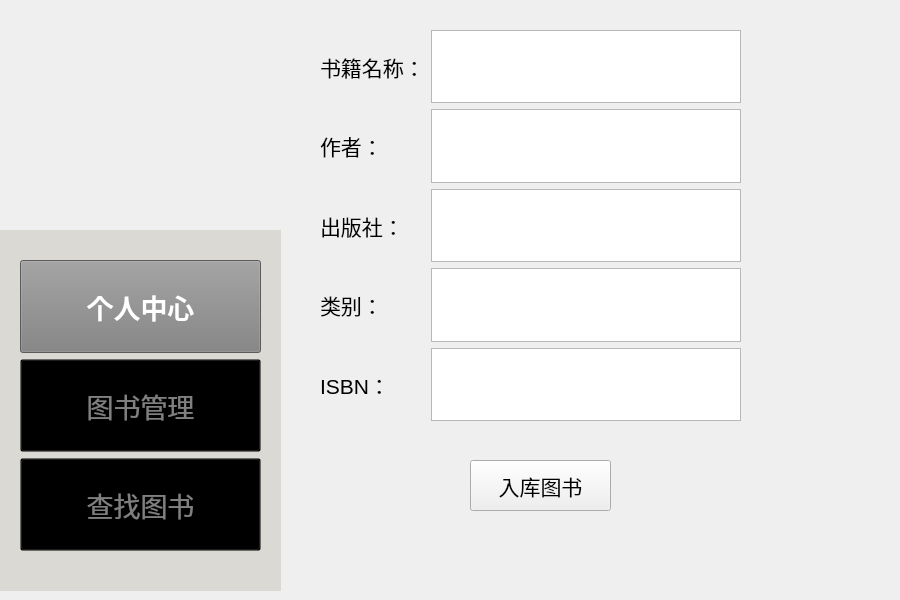
<?xml version="1.0" encoding="UTF-8"?>
<ui version="4.0">
 <class>inputbook</class>
 <widget class="QWidget" name="inputbook">
  <property name="geometry">
   <rect>
    <x>0</x>
    <y>0</y>
    <width>900</width>
    <height>600</height>
   </rect>
  </property>
  <property name="windowTitle">
   <string>Form</string>
  </property>
  <widget class="QLabel" name="logo">
   <property name="enabled">
    <bool>true</bool>
   </property>
   <property name="geometry">
    <rect>
     <x>0</x>
     <y>0</y>
     <width>281</width>
     <height>271</height>
    </rect>
   </property>
   <property name="styleSheet">
    <string notr="true">QLabel {
    background-color: transparent;
}
</string>
   </property>
   <property name="frameShape">
    <enum>QFrame::Shape::NoFrame</enum>
   </property>
   <property name="frameShadow">
    <enum>QFrame::Shadow::Plain</enum>
   </property>
   <property name="text">
    <string/>
   </property>
   <property name="pixmap">
    <pixmap resource="resources.qrc">:/images/pic/Logo.png</pixmap>
   </property>
   <property name="scaledContents">
    <bool>true</bool>
   </property>
   <property name="wordWrap">
    <bool>false</bool>
   </property>
   <property name="openExternalLinks">
    <bool>false</bool>
   </property>
   <property name="textInteractionFlags">
    <set>Qt::TextInteractionFlag::LinksAccessibleByMouse</set>
   </property>
  </widget>
  <widget class="QLabel" name="cat_1">
   <property name="geometry">
    <rect>
     <x>730</x>
     <y>350</y>
     <width>171</width>
     <height>221</height>
    </rect>
   </property>
   <property name="sizePolicy">
    <sizepolicy hsizetype="Expanding" vsizetype="Expanding">
     <horstretch>0</horstretch>
     <verstretch>0</verstretch>
    </sizepolicy>
   </property>
   <property name="maximumSize">
    <size>
     <width>300</width>
     <height>300</height>
    </size>
   </property>
   <property name="text">
    <string/>
   </property>
   <property name="pixmap">
    <pixmap resource="resources.qrc">:/images/pic/Cat(1).png</pixmap>
   </property>
   <property name="scaledContents">
    <bool>true</bool>
   </property>
  </widget>
  <widget class="QWidget" name="verticalLayoutWidget">
   <property name="geometry">
    <rect>
     <x>0</x>
     <y>230</y>
     <width>281</width>
     <height>361</height>
    </rect>
   </property>
   <layout class="QVBoxLayout" name="mode">
    <item>
     <widget class="QFrame" name="frame">
      <property name="enabled">
       <bool>true</bool>
      </property>
      <property name="acceptDrops">
       <bool>false</bool>
      </property>
      <property name="autoFillBackground">
       <bool>false</bool>
      </property>
      <property name="styleSheet">
       <string notr="true">QFrame {
    background-color: rgb(218,217,211); 
}
</string>
      </property>
      <property name="frameShape">
       <enum>QFrame::Shape::NoFrame</enum>
      </property>
      <property name="frameShadow">
       <enum>QFrame::Shadow::Plain</enum>
      </property>
      <widget class="QWidget" name="verticalLayoutWidget_2">
       <property name="geometry">
        <rect>
         <x>20</x>
         <y>30</y>
         <width>241</width>
         <height>291</height>
        </rect>
       </property>
       <layout class="QVBoxLayout" name="verticalLayout_2">
        <item>
         <widget class="QPushButton" name="PersonalMode_Button">
          <property name="enabled">
           <bool>true</bool>
          </property>
          <property name="sizePolicy">
           <sizepolicy hsizetype="Expanding" vsizetype="Expanding">
            <horstretch>0</horstretch>
            <verstretch>0</verstretch>
           </sizepolicy>
          </property>
          <property name="font">
           <font>
            <pointsize>20</pointsize>
            <bold>true</bold>
           </font>
          </property>
          <property name="focusPolicy">
           <enum>Qt::FocusPolicy::ClickFocus</enum>
          </property>
          <property name="layoutDirection">
           <enum>Qt::LayoutDirection::LeftToRight</enum>
          </property>
          <property name="autoFillBackground">
           <bool>false</bool>
          </property>
          <property name="styleSheet">
           <string notr="true">QPushButton {
    background-color: gray;
    color: white;
}</string>
          </property>
          <property name="text">
           <string>个人中心</string>
          </property>
         </widget>
        </item>
        <item>
         <widget class="QPushButton" name="BookMode_Button">
          <property name="enabled">
           <bool>true</bool>
          </property>
          <property name="sizePolicy">
           <sizepolicy hsizetype="Expanding" vsizetype="Expanding">
            <horstretch>0</horstretch>
            <verstretch>0</verstretch>
           </sizepolicy>
          </property>
          <property name="palette">
           <palette>
            <active>
             <colorrole role="WindowText">
              <brush brushstyle="SolidPattern">
               <color alpha="255">
                <red>128</red>
                <green>128</green>
                <blue>128</blue>
               </color>
              </brush>
             </colorrole>
             <colorrole role="Button">
              <brush brushstyle="SolidPattern">
               <color alpha="0">
                <red>0</red>
                <green>0</green>
                <blue>0</blue>
               </color>
              </brush>
             </colorrole>
             <colorrole role="Text">
              <brush brushstyle="SolidPattern">
               <color alpha="255">
                <red>128</red>
                <green>128</green>
                <blue>128</blue>
               </color>
              </brush>
             </colorrole>
             <colorrole role="ButtonText">
              <brush brushstyle="SolidPattern">
               <color alpha="255">
                <red>128</red>
                <green>128</green>
                <blue>128</blue>
               </color>
              </brush>
             </colorrole>
             <colorrole role="Base">
              <brush brushstyle="SolidPattern">
               <color alpha="0">
                <red>0</red>
                <green>0</green>
                <blue>0</blue>
               </color>
              </brush>
             </colorrole>
             <colorrole role="Window">
              <brush brushstyle="SolidPattern">
               <color alpha="0">
                <red>0</red>
                <green>0</green>
                <blue>0</blue>
               </color>
              </brush>
             </colorrole>
             <colorrole role="PlaceholderText">
              <brush brushstyle="SolidPattern">
               <color alpha="128">
                <red>128</red>
                <green>128</green>
                <blue>128</blue>
               </color>
              </brush>
             </colorrole>
            </active>
            <inactive>
             <colorrole role="WindowText">
              <brush brushstyle="SolidPattern">
               <color alpha="255">
                <red>128</red>
                <green>128</green>
                <blue>128</blue>
               </color>
              </brush>
             </colorrole>
             <colorrole role="Button">
              <brush brushstyle="SolidPattern">
               <color alpha="0">
                <red>0</red>
                <green>0</green>
                <blue>0</blue>
               </color>
              </brush>
             </colorrole>
             <colorrole role="Text">
              <brush brushstyle="SolidPattern">
               <color alpha="255">
                <red>128</red>
                <green>128</green>
                <blue>128</blue>
               </color>
              </brush>
             </colorrole>
             <colorrole role="ButtonText">
              <brush brushstyle="SolidPattern">
               <color alpha="255">
                <red>128</red>
                <green>128</green>
                <blue>128</blue>
               </color>
              </brush>
             </colorrole>
             <colorrole role="Base">
              <brush brushstyle="SolidPattern">
               <color alpha="0">
                <red>0</red>
                <green>0</green>
                <blue>0</blue>
               </color>
              </brush>
             </colorrole>
             <colorrole role="Window">
              <brush brushstyle="SolidPattern">
               <color alpha="0">
                <red>0</red>
                <green>0</green>
                <blue>0</blue>
               </color>
              </brush>
             </colorrole>
             <colorrole role="PlaceholderText">
              <brush brushstyle="SolidPattern">
               <color alpha="128">
                <red>128</red>
                <green>128</green>
                <blue>128</blue>
               </color>
              </brush>
             </colorrole>
            </inactive>
            <disabled>
             <colorrole role="WindowText">
              <brush brushstyle="SolidPattern">
               <color alpha="255">
                <red>128</red>
                <green>128</green>
                <blue>128</blue>
               </color>
              </brush>
             </colorrole>
             <colorrole role="Button">
              <brush brushstyle="SolidPattern">
               <color alpha="0">
                <red>0</red>
                <green>0</green>
                <blue>0</blue>
               </color>
              </brush>
             </colorrole>
             <colorrole role="Text">
              <brush brushstyle="SolidPattern">
               <color alpha="255">
                <red>128</red>
                <green>128</green>
                <blue>128</blue>
               </color>
              </brush>
             </colorrole>
             <colorrole role="ButtonText">
              <brush brushstyle="SolidPattern">
               <color alpha="255">
                <red>128</red>
                <green>128</green>
                <blue>128</blue>
               </color>
              </brush>
             </colorrole>
             <colorrole role="Base">
              <brush brushstyle="SolidPattern">
               <color alpha="0">
                <red>0</red>
                <green>0</green>
                <blue>0</blue>
               </color>
              </brush>
             </colorrole>
             <colorrole role="Window">
              <brush brushstyle="SolidPattern">
               <color alpha="0">
                <red>0</red>
                <green>0</green>
                <blue>0</blue>
               </color>
              </brush>
             </colorrole>
             <colorrole role="PlaceholderText">
              <brush brushstyle="SolidPattern">
               <color alpha="128">
                <red>128</red>
                <green>128</green>
                <blue>128</blue>
               </color>
              </brush>
             </colorrole>
            </disabled>
           </palette>
          </property>
          <property name="font">
           <font>
            <pointsize>20</pointsize>
            <bold>false</bold>
           </font>
          </property>
          <property name="mouseTracking">
           <bool>false</bool>
          </property>
          <property name="acceptDrops">
           <bool>false</bool>
          </property>
          <property name="layoutDirection">
           <enum>Qt::LayoutDirection::LeftToRight</enum>
          </property>
          <property name="autoFillBackground">
           <bool>false</bool>
          </property>
          <property name="styleSheet">
           <string notr="true">QPushButton {
    background-color: transparent;
    color: grey;
}
</string>
          </property>
          <property name="text">
           <string>图书管理</string>
          </property>
         </widget>
        </item>
        <item>
         <widget class="QPushButton" name="FindBookMode_Button">
          <property name="sizePolicy">
           <sizepolicy hsizetype="Expanding" vsizetype="Expanding">
            <horstretch>0</horstretch>
            <verstretch>0</verstretch>
           </sizepolicy>
          </property>
          <property name="font">
           <font>
            <pointsize>20</pointsize>
            <bold>false</bold>
           </font>
          </property>
          <property name="layoutDirection">
           <enum>Qt::LayoutDirection::LeftToRight</enum>
          </property>
          <property name="autoFillBackground">
           <bool>false</bool>
          </property>
          <property name="styleSheet">
           <string notr="true">QPushButton {
    background-color: transparent;
    color: grey;
}
</string>
          </property>
          <property name="text">
           <string>查找图书</string>
          </property>
         </widget>
        </item>
       </layout>
       <zorder>BookMode_Button</zorder>
       <zorder>FindBookMode_Button</zorder>
       <zorder>PersonalMode_Button</zorder>
      </widget>
     </widget>
    </item>
   </layout>
  </widget>
  <widget class="QWidget" name="verticalLayoutWidget_3">
   <property name="geometry">
    <rect>
     <x>320</x>
     <y>30</y>
     <width>421</width>
     <height>391</height>
    </rect>
   </property>
   <layout class="QVBoxLayout" name="inputmode">
    <item>
     <layout class="QHBoxLayout" name="horizontalLayout">
      <item>
       <layout class="QVBoxLayout" name="verticalLayout_3">
        <item>
         <widget class="QLabel" name="label">
          <property name="font">
           <font>
            <pointsize>16</pointsize>
           </font>
          </property>
          <property name="text">
           <string>书籍名称：</string>
          </property>
         </widget>
        </item>
        <item>
         <widget class="QLabel" name="label_2">
          <property name="font">
           <font>
            <pointsize>16</pointsize>
           </font>
          </property>
          <property name="text">
           <string>作者：</string>
          </property>
         </widget>
        </item>
        <item>
         <widget class="QLabel" name="label_3">
          <property name="font">
           <font>
            <pointsize>16</pointsize>
           </font>
          </property>
          <property name="text">
           <string>出版社：</string>
          </property>
         </widget>
        </item>
        <item>
         <widget class="QLabel" name="label_5">
          <property name="font">
           <font>
            <pointsize>16</pointsize>
           </font>
          </property>
          <property name="text">
           <string>类别：</string>
          </property>
         </widget>
        </item>
        <item>
         <widget class="QLabel" name="label_4">
          <property name="font">
           <font>
            <pointsize>16</pointsize>
           </font>
          </property>
          <property name="text">
           <string>ISBN：</string>
          </property>
         </widget>
        </item>
       </layout>
      </item>
      <item>
       <layout class="QVBoxLayout" name="verticalLayout_4">
        <item>
         <widget class="QTextEdit" name="Book_Name_input"/>
        </item>
        <item>
         <widget class="QTextEdit" name="Author_Name_input"/>
        </item>
        <item>
         <widget class="QTextEdit" name="Press_Name_input"/>
        </item>
        <item>
         <widget class="QTextEdit" name="Type_Name_input"/>
        </item>
        <item>
         <widget class="QTextEdit" name="ISBN_Name_input"/>
        </item>
       </layout>
      </item>
     </layout>
    </item>
   </layout>
  </widget>
  <widget class="QPushButton" name="pushButton">
   <property name="geometry">
    <rect>
     <x>470</x>
     <y>460</y>
     <width>141</width>
     <height>51</height>
    </rect>
   </property>
   <property name="font">
    <font>
     <pointsize>16</pointsize>
    </font>
   </property>
   <property name="text">
    <string>入库图书</string>
   </property>
  </widget>
 </widget>
 <resources>
  <include location="resources.qrc"/>
 </resources>
 <connections/>
</ui>
